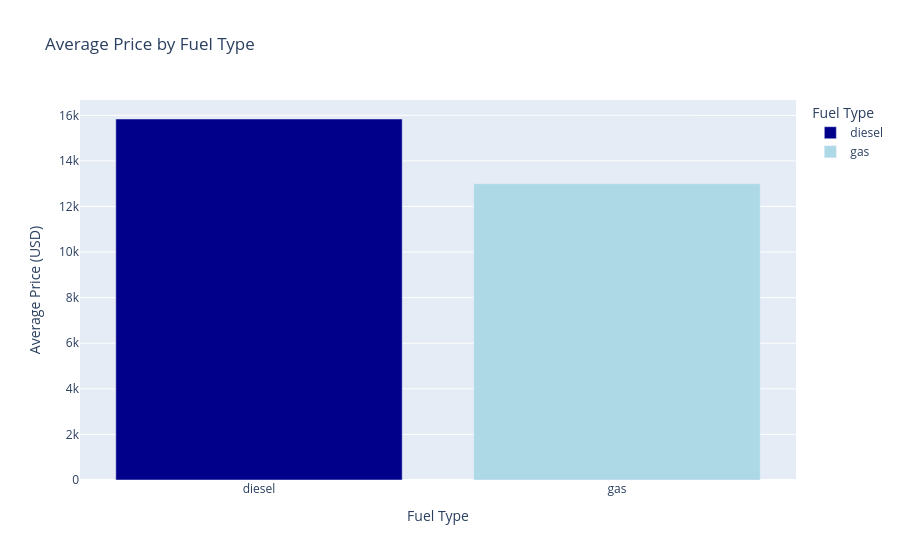

Here is the notebook cell this chart was saved with:
### Markdown cell above
Note: The bar chart below is based on an imbalanced dataset (185 gas vs 20 diesel) 
and should be interpreted with caution.

### Code cell
avg_price_fuel = df.groupby('fueltype')['price'].mean().reset_index()

fig = px.bar(avg_price_fuel, x='fueltype', y='price',
             title='Average Price by Fuel Type',
             labels={'fueltype': 'Fuel Type', 'price': 'Average Price (USD)'},
             color='fueltype',
             color_discrete_map={'gas': 'lightblue', 'diesel': 'darkblue'})
fig.show()

### Figure 1 — Plotly figure (JSON) as saved in the notebook; plotly's stock layout.template omitted (floating-point values rounded to 4 significant figures)
{"data": [{"alignmentgroup": "True", "hovertemplate": "Fuel Type=%{x}<br>Average Price (USD)=%{y}<extra></extra>", "legendgroup": "diesel", "marker": {"color": "darkblue", "pattern": {"shape": ""}}, "name": "diesel", "offsetgroup": "diesel", "orientation": "v", "showlegend": true, "textposition": "auto", "type": "bar", "x": ["diesel"], "xaxis": "x", "y": [15840.0], "yaxis": "y"}, {"alignmentgroup": "True", "hovertemplate": "Fuel Type=%{x}<br>Average Price (USD)=%{y}<extra></extra>", "legendgroup": "gas", "marker": {"color": "lightblue", "pattern": {"shape": ""}}, "name": "gas", "offsetgroup": "gas", "orientation": "v", "showlegend": true, "textposition": "auto", "type": "bar", "x": ["gas"], "xaxis": "x", "y": [13000.0], "yaxis": "y"}], "layout": {"barmode": "relative", "legend": {"title": {"text": "Fuel Type"}, "tracegroupgap": 0}, "title": {"text": "Average Price by Fuel Type"}, "xaxis": {"anchor": "y", "categoryarray": ["diesel", "gas"], "categoryorder": "array", "domain": [0, 1], "title": {"text": "Fuel Type"}}, "yaxis": {"anchor": "x", "domain": [0, 1], "title": {"text": "Average Price (USD)"}}}}
